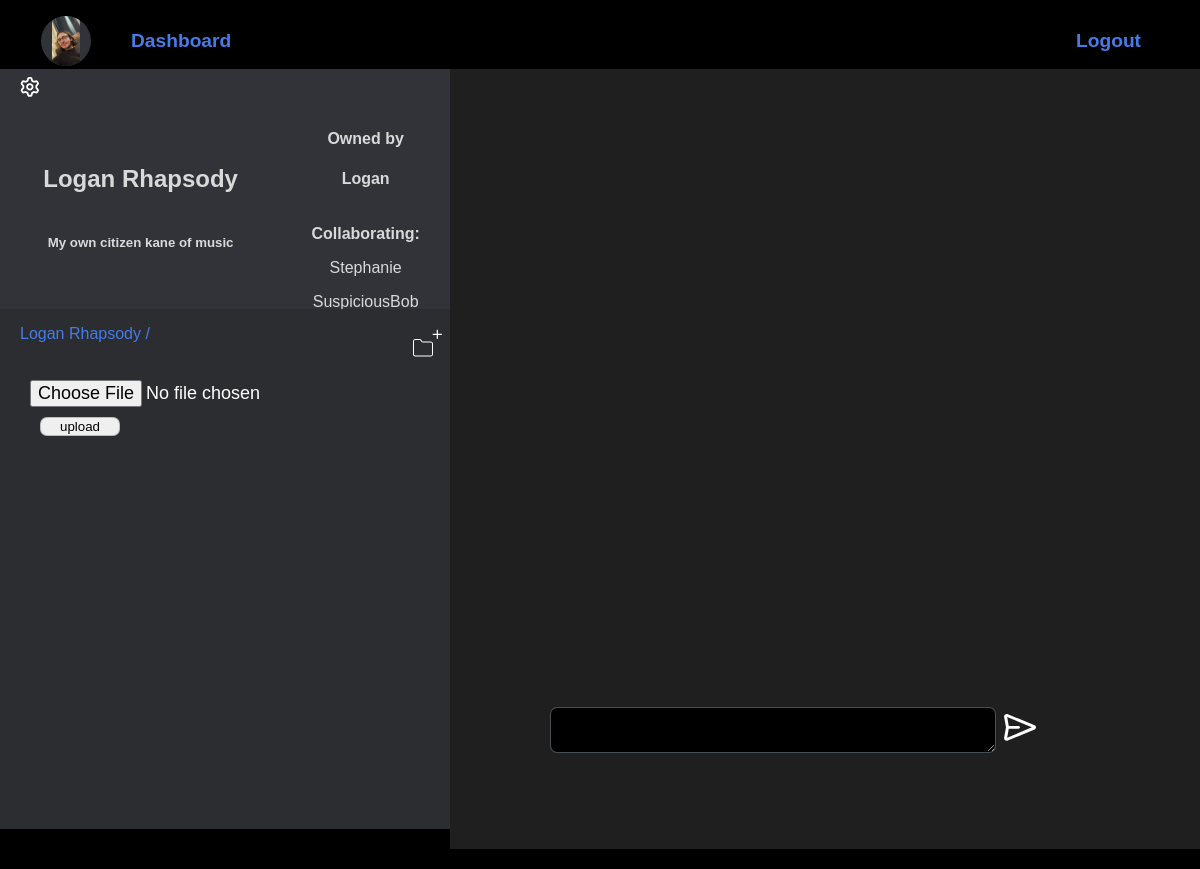
The app's page /repository/77 (signed in) with its own data.
### palinodes/models.py (models this page shows, shortened)
class User(AbstractUser):
    pass

class Profile(models.Model):
    user = models.OneToOneField(User, on_delete=models.CASCADE, related_name="profile")
    description = models.TextField(default="", max_length=300, blank=True)
    avatar = models.ImageField(upload_to=get_avatar_path, blank=True)

class Directory(models.Model):
    name = models.CharField(max_length=50)
    description = models.TextField(max_length=300, blank=True, null=True)
    created = models.DateTimeField(auto_now_add=True)
    owner = models.ForeignKey(User, on_delete=models.CASCADE, related_name="directories")
    collaborators = models.ManyToManyField(User, blank=True, related_name="collaborating")
    parent = models.ForeignKey("self", blank=True, null=True, on_delete=models.CASCADE, related_name="subdirectories")

### palinodes/views.py (the view)
# urls.py: path("repository/<int:repository_id>", views.repository_view, name="repository"),
@login_required
def repository_view(request, repository_id):
    repository = Directory.objects.get(id=repository_id)
    notifications = repository.notifications.all()
    for notification in notifications:
        if request.user in notification.recipients.all():
            notification.recipients.remove(request.user)
        if not notification.recipients.exists():
            notification.delete()
    return render(request, "palinodes/repository.html", {
        "repository": repository,
        })

### palinodes/templates/palinodes/repository.html (shortened to what this page needs)
{% extends 'palinodes/layout.html' %}
{% load static %}
{% block navbar %}
<li id="dash-btn">
    {% if user.profile.avatar %}
    <img class="avatar-sm" src={{user.profile.avatar.url}}>
    {% else %}
    <img style="background-color: black;" class="avatar-sm" src='/media/Default-Profile-Picture.png' >
    {% endif %}
    <a href={% url 'dashboard' %}>Dashboard</a></li>
{% endblock navbar %}
{% block body %}
    <div id="repository-container">
        <div id="repository-details" data-name="{{repository.name}}" data-description="{{repository.description}}" data-collaborators="{{repository.collaborators}}">
            <div id="repository-settings">
                <a href={% url 'settings' repository.pk %}>
                </a>
            </div>
            <div id="repository-details-details">
                <h2>{{repository.name}}</h2>
                <h5>{{repository.description}}</h3>
            </div>
            <div id="repository-details-collaborators">
                <div>
                    <h4>Owned by</h4>
                    <h4>{{repository.owner.username}}</h4>
                </div>
                <div>
                    <div id="collaborators-header">
                        <p><strong>Collaborating:</strong></p>
                    </div>
                    {% for collaborator in repository.collaborators.all %}
                    <div class="collaborator-container">
                        <p>{{collaborator.username}}</p>
                    </div>
                    {% endfor %}
                </div>
            </div>
        </div>
        <div id="repository-contents">
            <div id="repository-contents-topbar">
                <div id="current-path">
                    <p>{{repository.name}} /</p>
                </div>
                <button id="new-directory" class="clickable">
                </button>
            </div>
            <form id="file-form">
                <input id="file-input" class="clickable bordered" type="file">
                <input class="clickable bordered" type="submit" value="upload">
            </form>
        </div>
        <div id="soundwave"></div>
        <div id="chat-container">
            <div id="chat">
            </div>
            <div id="new-comment">
                <textarea class="bordered" type="text" name="comment" id="comment-input"></textarea>
                <button class="clickable">
                </button>
            </div>
        </div>
    </div>
{% endblock %}

### palinodes/static/palinodes/common.css (style rules this page uses)
body { margin:0; padding:0; background-color: black; color: rgb(217, 217, 217); text-decoration: none; font-family:sans-serif; width: 100vw; height: 100vh; overflow: hidden; }
* { border-color: red; }
a { text-decoration: none; color: #457CE8; font-weight:bold; font-size: larger; }
img { object-fit: contain; }
button { border: none; margin-top: 20px; padding: 8px; color: white; font-size: large; background-color: #323338; }
.bordered { border: solid; border-color: #88959c88; border-width: 1px; border-radius: 7px; }
#dash-btn { display: flex; align-items: center; margin-right: auto; }
input[type="file"] { border: none; padding: 10px; color: white; }
.avatar-sm { width: 50px; height: 50px; border-radius: 90%; background-color: #323338; }
#repository-container { display: grid; }
#repository-details { background-color: #313338; display: grid; grid-template-rows: 1fr 5fr; grid-template-columns: 5fr 3fr; }
#repository-details-details { grid-area: 2 / 1 / span 1 / span 1; display: flex; flex-direction: column; justify-content: center; align-items: center; text-align: center; padding-left: 30px; padding-right: 30px; }
#repository-details-collaborators { grid-area: 2 / 2 / span 1 / span 1; display: flex; flex-direction: column; text-align: center; overflow-y: scroll; }
#repository-settings { display: flex; align-items: center; }
#repository-settings p, #repository-settings svg { margin-left:20px; }
#repository-contents { padding-left: 20px; background-color: #2b2d31; display: flex; flex-direction: column; height: 100%; overflow-y: scroll; }
#repository-contents-topbar { display: flex; justify-content: space-between; }
#current-path { display: flex; justify-content: space-around; }
#repository-contents-topbar p { color: #457CE8; }
#new-directory { padding-top: 0px; border: none; background-color: #2b2d31; width:fit-content; }
#soundwave { background-color: #1f1f1f; height: 100%; overflow-y: scroll; display:flex; flex-direction: column; justify-content: center; }
#chat-container { background-color: #1f1f1f; height: 100%; display: flex; flex-direction: column; overflow-y: visible; }
#chat { height: 48vh; display: flex; flex-direction: column; align-items: flex-start; overflow-y: scroll; }
#new-comment { align-self: stretch; display: flex; align-items: center; }
#new-comment textarea { margin: 0px; }
#new-comment button { margin: 0px; background-color: #1f1f1f; }
#comment-input { color: white; font-size: medium; width: 80%; background-color: black; min-height: 40px; display: flex; flex-wrap: wrap; overflow: visible; }
input[type="submit"] { margin: 0px 20px; width: 80px; }

### palinodes/static/palinodes/widescreen.css (style rules this page uses)
input[type="file"] { font-size: large; }
.avatar-sm { margin-right: 40px; }
#repository-container { grid-column: 1 / span 3; grid-template-rows: 30vh 65vh; grid-template-columns: 3fr 5fr; }
#repository-details { grid-area: 1 / 1 / span 1 / span 1; }
#repository-contents { grid-area: 2 / 1 / span 1 / span 1; }
#soundwave { grid-area: 1 / 2 / span 1 / span 1; }
#chat-container { grid-area: 2 / 2 / span 1 / span 1; padding: 10px 100px 10px 100px; }

### palinodes/static/palinodes/smallscreen.css (style rules this page uses)
input[type="file"] { max-width: 200px; }
.avatar-sm { margin-right: 10px; }
#repository-container { grid-row: 1 / span 2; grid-template-rows: auto auto auto auto; }
#repository-details { grid-row: 1 / span 1; }
#repository-contents { grid-row: 2 / span 1; overflow-x: hidden; }
#soundwave { grid-row: 3 / span 1; }
#chat-container { grid-row: 4 / span 1; padding: 10px 20px; padding-bottom: 30px; }

### records on screen
User: profile.avatar (picture)
Directory: name "Logan Rhapsody", description "My own citizen kane of music", owner.username "Logan"
User: username "Stephanie"
User: username "SuspiciousBob"
